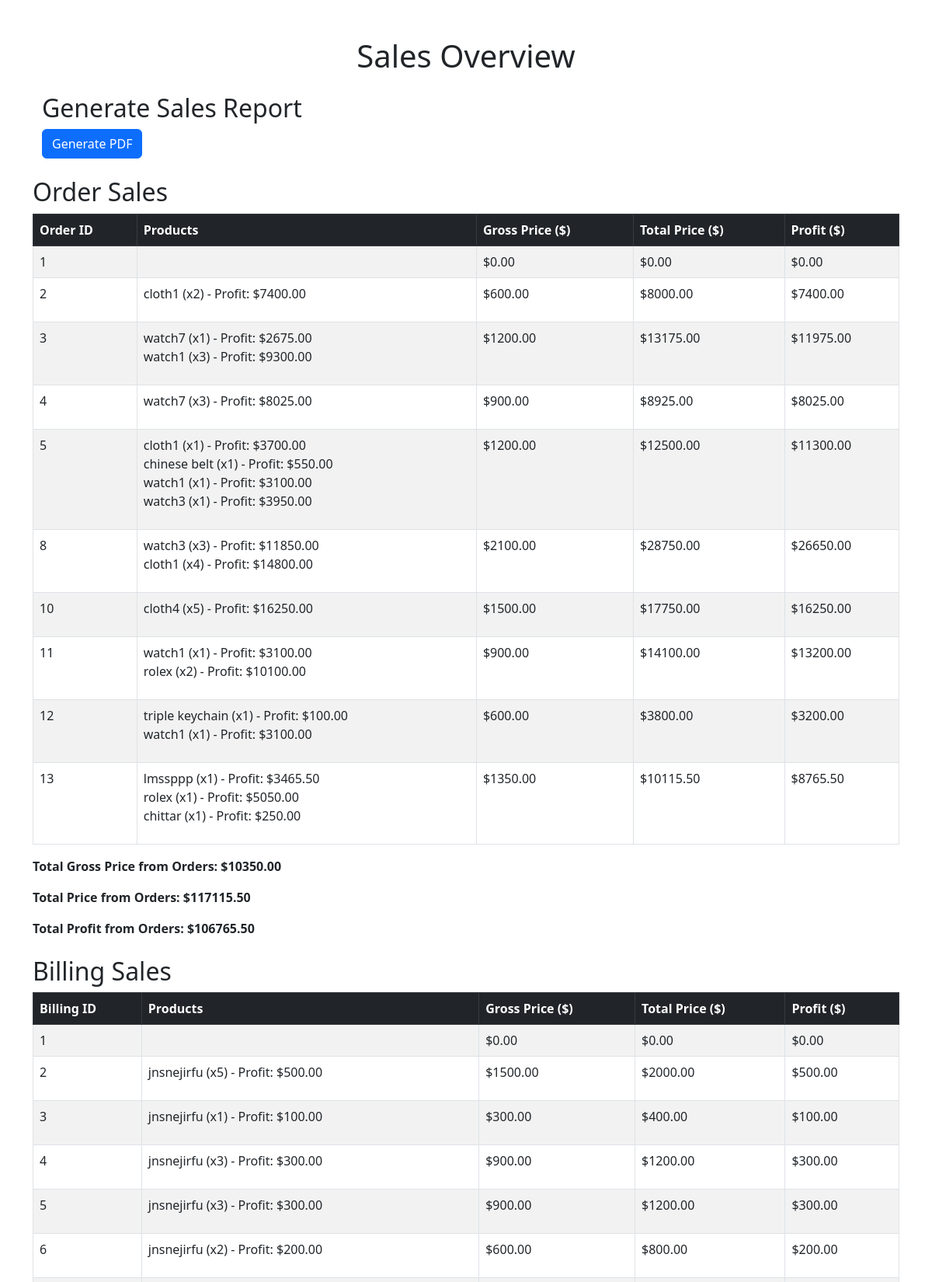
Screenshot of /sales-overview/ (signed in, upper part) with the database file from the repository.
### keychain_app/models.py (models this page shows, shortened)
class Order(models.Model):
    name = models.CharField(max_length=100)
    email = models.EmailField()
    phone = models.CharField(max_length=20)
    address = models.TextField()
    postal_code = models.CharField(max_length=20)
    country = models.CharField(max_length=100)
    city = models.CharField(max_length=100, default=None)
    payment = models.CharField(max_length=100)
    total_price_after_gst = models.DecimalField(max_digits=10, decimal_places=2)
    created_at = models.DateTimeField(auto_now_add=True)
    updated_at = models.DateTimeField(auto_now=True)  # Track last update time
    products = models.TextField(default='[]')  # JSON of products
    is_complete = models.BooleanField(default=False)

class Product(models.Model):
    name = models.CharField(max_length=100)
    description = models.TextField()
    price = models.DecimalField(max_digits=10, decimal_places=2)
    original_price = models.DecimalField(max_digits=10, decimal_places=2, null=True, blank=True)
    quantity = models.PositiveIntegerField()
    image = models.ImageField(upload_to='products/')
    is_featured = models.BooleanField(default=False)
    is_discounted = models.BooleanField(default=False)
    is_best_seller = models.BooleanField(default=False)
    category = models.ForeignKey('Category', related_name='products', on_delete=models.CASCADE)
    rack_number = models.CharField(max_length=50, blank=True, null=True)
    barcode = models.CharField(max_length=12, unique=True, blank=False, null=False)  # Default barcode
    gross_price = models.DecimalField(max_digits=10, decimal_places=2, null=True, blank=True, default='300')  # New Field

class BillingRecord(models.Model):
    created_at = models.DateTimeField(auto_now_add=True)
    items = models.TextField()  # JSON string of purchased items
    total_amount = models.DecimalField(max_digits=10, decimal_places=2, default=0.00)  # Before discount
    discount_type = models.CharField(max_length=10, default="Rs")  # Rs or %
    discount_value = models.DecimalField(max_digits=10, decimal_places=2, default=0.00)
    discounted_total = models.DecimalField(max_digits=10, decimal_places=2, default=0.00)  # After discount
    cash_received = models.DecimalField(max_digits=10, decimal_places=2, default=0.00)
    change = models.DecimalField(max_digits=10, decimal_places=2, default=0.00)

### keychain_app/views.py (the view)
# urls.py: path("sales-overview/", views.sales_overview, name="sales_overview"),
@staff_member_required
def sales_overview(request):
    order_profits = []
    total_order_profit = Decimal('0.00')
    total_order_gross_price = Decimal('0.00')
    total_order_total_price = Decimal('0.00')
    completed_orders = Order.objects.filter(is_complete=True)
    for order in completed_orders:
        order_gross_price = Decimal('0.00')
        order_total_price = Decimal('0.00')
        order_profit = Decimal('0.00')
        order_products = []
        products_data = []
        if order.products and isinstance(order.products, str):
            try:
                products_data = json.loads(order.products)
            except json.JSONDecodeError:
                print(f"Error decoding JSON for order {order.id}: {order.products}")
                products_data = []
                for item in order.products.split(","):
                    item = item.strip()
                    if "(" in item and ")" in item:
                        try:
                            name = item.split("(")[0].strip()
                            quantity = int(item.split("(")[1].replace(")", "").strip())
                            products_data.append({"name": name, "quantity": quantity})
                        except ValueError:
                            print(f"Skipping invalid format in order {order.id}: {item}")
                if products_data:
                    order.products = json.dumps(products_data)
                    order.save(update_fields=["products"])
        for item in products_data:
            product_name = item.get("name")
            quantity = Decimal(item.get("quantity", 1))
            if not product_name:
                print(f"Missing product name in order {order.id}: {item}")
                continue  # Skip if product name is missing
            product = Product.objects.filter(name=product_name).first()
            if not product:
                print(f"Product '{product_name}' not found in order {order.id}")
                continue
            gross_price = Decimal(product.gross_price) * quantity
            total_price = Decimal(product.price) * quantity
            profit_per_item = Decimal(product.price) - Decimal(product.gross_price)
            total_profit = profit_per_item * quantity
            order_profit += total_profit
            order_gross_price += gross_price
            order_total_price += total_price
            order_products.append({
                "product_id": product.id,
                "name": product.name,
                "quantity": quantity,
                "profit_per_item": profit_per_item,
                "total_profit": total_profit,
                "gross_price": gross_price,
                "total_price": total_price
            })
        order_profits.append({
            "order": order,
            "products": order_products,
            "profit": order_profit,
            "gross_price": order_gross_price,
            "total_price": order_total_price
        })
        total_order_profit += order_profit
        total_order_gross_price += order_gross_price
        total_order_total_price += order_total_price
    billing_profits = []
    total_billing_profit = Decimal('0.00')
    total_billing_gross_price = Decimal('0.00')
    total_billing_total_price = Decimal('0.00')
    billing_records = BillingRecord.objects.all()
    for record in billing_records:
        billing_profit = Decimal('0.00')
        billing_gross_price = Decimal('0.00')
        billing_total_price = Decimal('0.00')
        sold_products = []
        items_data = []
        if record.items and isinstance(record.items, str):
            try:
                items_data = json.loads(record.items)
            except json.JSONDecodeError:
                print(f"Error decoding JSON for billing record {record.id}: {record.items}")
                continue  # Skip this record
        for item in items_data:
            product_name = item.get("name")
            quantity = Decimal(item.get("quantity", 1))
            if not product_name:
                print(f"Missing product name in billing record {record.id}: {item}")
                continue
            product = Product.objects.filter(name=product_name).first()
            if not product:
                print(f"Product '{product_name}' not found in billing record {record.id}")
                continue
            gross_price = Decimal(product.gross_price) * quantity
            total_price = Decimal(product.price) * quantity
            profit_per_item = Decimal(product.price) - Decimal(product.gross_price)
            total_profit = profit_per_item * quantity
            billing_profit += total_profit
            billing_gross_price += gross_price
            billing_total_price += total_price
            sold_products.append({
                "product_id": product.id,
                "name": product.name,
                "quantity": quantity,
                "profit_per_item": profit_per_item,
                "total_profit": total_profit,
                "gross_price": gross_price,
                "total_price": total_price
            })
        billing_profits.append({
            "record": record,
            "products": sold_products,
            "profit": billing_profit,
            "gross_price": billing_gross_price,
            "total_price": billing_total_price
        })
        total_billing_profit += billing_profit
        total_billing_gross_price += billing_gross_price
        total_billing_total_price += billing_total_price
    return render(request, 'sales_overview.html', {
        "order_profits": order_profits,
        "total_order_profit": total_order_profit,
        "total_order_gross_price": total_order_gross_price,
        "total_order_total_price": total_order_total_price,
        "billing_profits": billing_profits,
        "total_billing_profit": total_billing_profit,
        "total_billing_gross_price": total_billing_gross_price,
        "total_billing_total_price": total_billing_total_price,
    })

### keychain_app/templates/sales_overview.html (shortened to what this page needs)
<!DOCTYPE html>
<html lang="en">
<head>
    <link href="https://cdn.jsdelivr.net/npm/bootstrap@5.3.0/dist/css/bootstrap.min.css" rel="stylesheet">
</head>
<body>
    <div class="container mt-5">
        <h1 class="text-center mb-4">Sales Overview</h1>
        <div class="container mt-4">
            <h2>Generate Sales Report</h2>
            <div class="row">
                <div class="col-md-3 d-flex align-items-end">
                    <button class="btn btn-primary" id="generate-pdf">Generate PDF</button>
                </div>
            </div>
        </div>
        <h2 class="mt-4">Order Sales</h2>
        <div class="table-responsive">
            <table class="table table-bordered table-striped">
                <thead class="table-dark">
                    <tr>
                        <th>Order ID</th>
                        <th>Products</th>
                        <th>Gross Price ($)</th>
                        <th>Total Price ($)</th>
                        <th>Profit ($)</th>
                    </tr>
                </thead>
                <tbody>
                    {% for entry in order_profits %}
                    <tr>
                        <td>{{ entry.order.id }}</td>
                        <td>
                            <ul class="list-unstyled">
                                {% for product in entry.products %}
                                <li>{{ product.name }} (x{{ product.quantity }}) - Profit: ${{ product.total_profit|floatformat:2 }}</li>
                                {% endfor %}
                            </ul>
                        </td>
                        <td>${{ entry.gross_price|floatformat:2 }}</td>
                        <td>${{ entry.total_price|floatformat:2 }}</td>
                        <td>${{ entry.profit|floatformat:2 }}</td>
                    </tr>
                    {% endfor %}
                </tbody>
            </table>
        </div>
        <p class="fw-bold">Total Gross Price from Orders: ${{ total_order_gross_price|floatformat:2 }}</p>
        <p class="fw-bold">Total Price from Orders: ${{ total_order_total_price|floatformat:2 }}</p>
        <p class="fw-bold">Total Profit from Orders: ${{ total_order_profit|floatformat:2 }}</p>
        <h2 class="mt-4">Billing Sales</h2>
        <div class="table-responsive">
            <table class="table table-bordered table-striped">
                <thead class="table-dark">
                    <tr>
                        <th>Billing ID</th>
                        <th>Products</th>
                        <th>Gross Price ($)</th>
                        <th>Total Price ($)</th>
                        <th>Profit ($)</th>
                    </tr>
                </thead>
                <tbody>
                    {% for entry in billing_profits %}
                    <tr>
                        <td>{{ entry.record.id }}</td>
                        <td>
                            <ul class="list-unstyled">
                                {% for product in entry.products %}
                                <li>{{ product.name }} (x{{ product.quantity }}) - Profit: ${{ product.total_profit|floatformat:2 }}</li>
                                {% endfor %}
                            </ul>
                        </td>
                        <td>${{ entry.gross_price|floatformat:2 }}</td>
                        <td>${{ entry.total_price|floatformat:2 }}</td>
                        <td>${{ entry.profit|floatformat:2 }}</td>
                    </tr>
                    {% endfor %}
                </tbody>
            </table>
        </div>
    </div>
</body>
</html>

### rows the page displays
Order: order.id "1", gross_price "0.00", total_price "0.00", profit "0.00"
Order: order.id "2", quantity "2", total_profit "7400.00", gross_price "600.00", total_price "8000.00", profit "7400.00"
Product: name "cloth1" "cloth1" "cloth1"
Order: order.id "3", quantity "1" "3", total_profit "2675.00" "9300.00", gross_price "1200.00", total_price "13175.00", profit "11975.00"
Product: name "watch7" "watch7"
Product: name "watch1" "watch1" "watch1" "watch1"
Order: order.id "4", quantity "3", total_profit "8025.00", gross_price "900.00", total_price "8925.00", profit "8025.00"
Order: order.id "5", quantity "1" "1" "1" "1", total_profit "3700.00" "550.00" "3100.00" "3950.00", gross_price "1200.00", total_price "12500.00", profit "11300.00"
Product: name "chinese belt"
Product: name "watch3" "watch3"
Order: order.id "8", quantity "3" "4", total_profit "11850.00" "14800.00", gross_price "2100.00", total_price "28750.00", profit "26650.00"
Order: order.id "10", quantity "5", total_profit "16250.00", gross_price "1500.00", total_price "17750.00", profit "16250.00"
Product: name "cloth4"
Order: order.id "11", quantity "1" "2", total_profit "3100.00" "10100.00", gross_price "900.00", total_price "14100.00", profit "13200.00"
Product: name "rolex" "rolex"
Order: order.id "12", quantity "1" "1", total_profit "100.00" "3100.00", gross_price "600.00", total_price "3800.00", profit "3200.00"
Product: name "triple keychain"
Order: order.id "13", quantity "1" "1" "1", total_profit "3465.50" "5050.00" "250.00", gross_price "1350.00", total_price "10115.50", profit "8765.50"
Product: name "lmssppp"
Product: name "chittar"
BillingRecord: record.id "1", gross_price "0.00", total_price "0.00", profit "0.00"
BillingRecord: record.id "2", quantity "5", total_profit "500.00", gross_price "1500.00", total_price "2000.00", profit "500.00"
Product: name "jnsnejirfu" "jnsnejirfu" "jnsnejirfu" "jnsnejirfu" "jnsnejirfu"
BillingRecord: record.id "3", quantity "1", total_profit "100.00", gross_price "300.00", total_price "400.00", profit "100.00"
BillingRecord: record.id "4", quantity "3", total_profit "300.00", gross_price "900.00", total_price "1200.00", profit "300.00"
BillingRecord: record.id "5", quantity "3", total_profit "300.00", gross_price "900.00", total_price "1200.00", profit "300.00"
BillingRecord: record.id "6", quantity "2", total_profit "200.00", gross_price "600.00", total_price "800.00", profit "200.00"

### other values shown
{{ total_order_gross_price|floatformat:2 }} "10350.00"
{{ total_order_total_price|floatformat:2 }} "117115.50"
{{ total_order_profit|floatformat:2 }} "106765.50"
